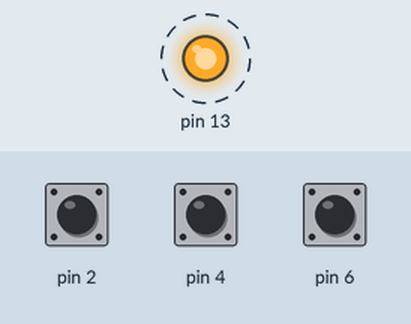
A sketch run on a simulated Arduino Uno, built with avr-gcc and run on an emulated ATmega328P. Shown: output pins drawn as LEDs (lit = HIGH). Dashed ring = blinking. Inputs (shaded band) come from the test bench; at power-on: pin 2 HIGH, pin 4 HIGH, pin 6 HIGH.

Above: at 4.8 s.
4.9 s: pin 2 pulled LOW for 2.35 s
At 5.6 s:
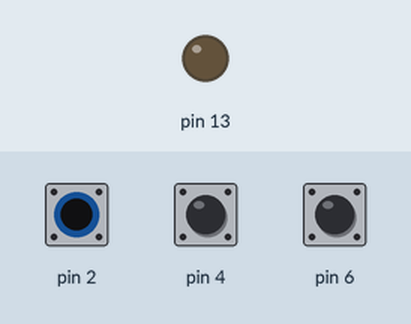
8.7 s: pin 4 pulled LOW for 2.35 s
At 9.0 s:
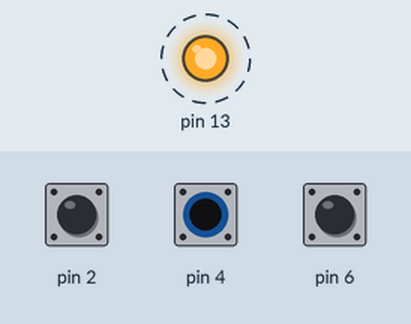
Timing chart, 0 to 18.5 s (numbered marks = the images above; inputs shaded):
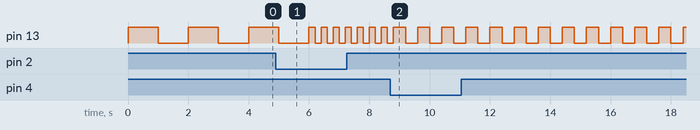

Measured:
- after the input at 8.7 s, pin 13: alternates HIGH for 0.40 s and LOW for 0.40 s, starting after 0.50 s
- by itself, pin 13: alternates HIGH for 1.0 s and LOW for 1.0 s

The sketch:

VarBlinken_v01.ino
```cpp
int aktuelle_pause = 1000;

void setup() {
  // put your setup code here, to run once:
  pinMode(13, OUTPUT);
  pinMode(2, INPUT_PULLUP);
  pinMode(4, INPUT_PULLUP);
  pinMode(6, INPUT_PULLUP);
  Serial.begin(9600);
}

void loop() {
  // put your main code here, to run repeatedly:
  if (digitalRead(2) == LOW) {
    aktuelle_pause = 200;
  } else if (digitalRead(4) == LOW) {
    aktuelle_pause = 400;
  } else if (digitalRead(6) == LOW) {
    aktuelle_pause = 600;
  }

  digitalWrite(13, HIGH);
  delay(aktuelle_pause);
  digitalWrite(13, LOW);
  delay(aktuelle_pause);
}
```
